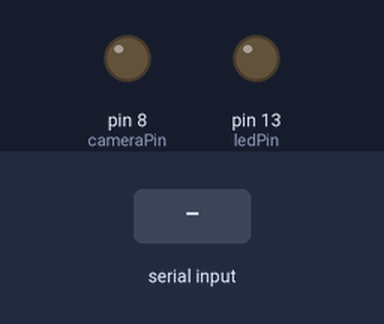
Simulated run of this sketch. Board: Arduino Uno, built with avr-gcc and run on an emulated ATmega328P. Parts: output pins drawn as LEDs (lit = HIGH). The test bench sets the inputs (shaded band).

Above: at 1.2 s.
1.3 s: "S" received over Serial
At 2.0 s:
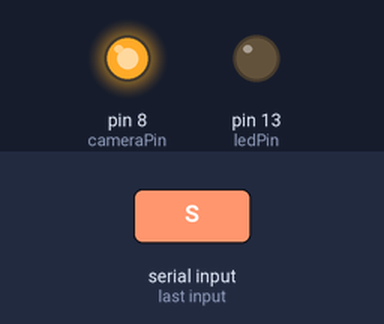
Timing chart, 0 to 12.8 s (numbered marks = the images above; inputs shaded):
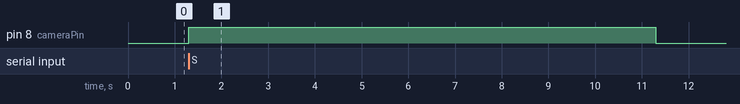

The sketch:

arduinoCameraControl.ino
```cpp
int ledPin = 13;
int cameraPin =  8;
int exposureTime = 10000; // in ms
int recoveryTime = 3000; // in ms

void setup() {
  // initialize the digital pin as an output.
  pinMode(ledPin, OUTPUT);
  pinMode(cameraPin, OUTPUT);

  Serial.begin(6900);
}


void loop() {

 while (Serial.available() == 0) {
 }
  if (Serial.read() == 83){
  digitalWrite(cameraPin, HIGH);
  delay(exposureTime);
  digitalWrite(cameraPin, LOW);
  delay(recoveryTime);
  }
}
```

Measured:
- after the input at 1.3 s, pin 8 (cameraPin): LOW → HIGH at once, → LOW 10.0 s later
